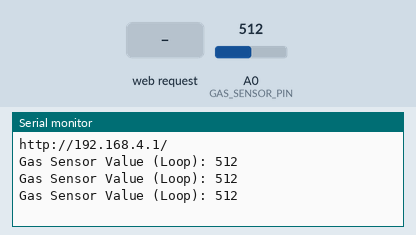
This sketch was run on a simulated ESP8266 (NodeMCU). On the bench: the last lines printed to the serial monitor. Inputs (shaded band) come from the test bench; at power-on: A0 (GAS_SENSOR_PIN) = 512.

Above: at 1.2 s.
1.3 s: HTTP request GET /gas_value received
At 1.46 s:
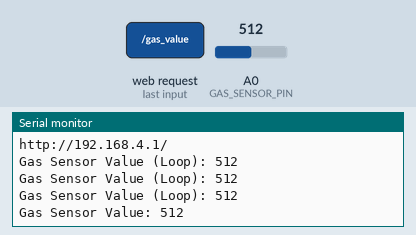
2.8 s: HTTP request GET /rotate?degree=1&ccw=1 received
At 2.96 s:
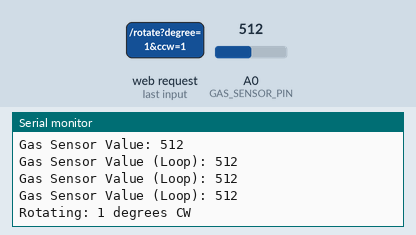
4.3 s: A0 (GAS_SENSOR_PIN) set to 716
At 4.9 s:
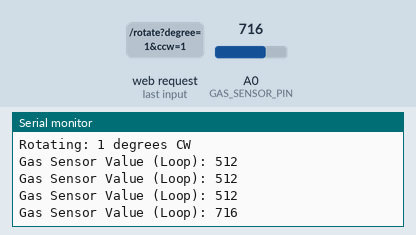
5.8 s: A0 (GAS_SENSOR_PIN) set to 900
At 6.4 s:
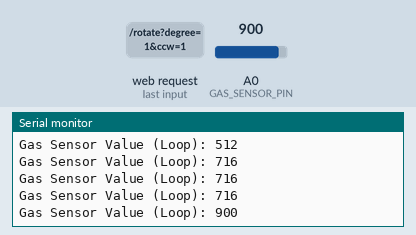
Timing chart, 0 to 8.3 s (numbered marks = the images above; inputs shaded):
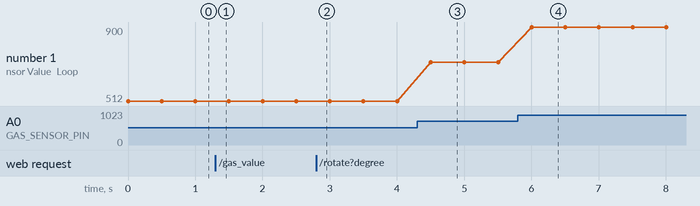

The sketch:

cambienGas.ino
```cpp
#include <ESP8266WiFi.h>
#include <ESPAsyncTCP.h>
#include <ESPAsyncWebServer.h>
#include <Stepper.h>

// Network credentials
const char *SSID = "ESP8266-AP";
const char *PSWD = "";

// Step Motor
#define STEPS 2048
#define IN1 D1
#define IN2 D2
#define IN3 D3
#define IN4 D4
Stepper stepper(STEPS, IN1, IN3, IN2, IN4);
const int step_speed = 15;
int step_num = STEPS / 12;
int step_dir = 1;

// Gas Sensor
const int GAS_SENSOR_PIN = A0; // Pin cảm biến gas
int gas_sensor_value;

// Create AsyncWebServer object on port 80
AsyncWebServer server(80);

void setup() {
  Serial.begin(115200);

  // Step motor
  stepper.setSpeed(step_speed);

  // Gas sensor
  pinMode(GAS_SENSOR_PIN, INPUT);

  // WiFi softAP
  WiFi.softAP(SSID, PSWD);
  IPAddress myIP = WiFi.softAPIP();
  Serial.print("http://");
  Serial.print(myIP);
  Serial.println("/");

  // Web server routes
  server.on("/", HTTP_GET, [](AsyncWebServerRequest *request) {
    request->send(200, "text/html", R"rawliteral(
<!DOCTYPE html>
<html lang="en">
<head>
  <meta charset="UTF-8">
  <meta name="viewport" content="width=device-width, initial-scale=1.0">
  <title>ESP8266 Web Server</title>
  <style>
    html {
      font-family: Arial;
      display: inline-block;
      margin: 0px auto;
      text-align: center;
    }
    h1 {
      color: #0F3376;
      padding: 2vh;
    }
    p {
      font-size: 1.5rem;
    }
    .button {
      display: inline-block;
      background-color: #008CBA;
      border: none;
      border-radius: 4px;
      color: white;
      padding: 16px 40px;
      font-size: 30px;
      margin: 2px;
      cursor: pointer;
    }
    .units {
      font-size: 1.2rem;
    }
  </style>
</head>
<body>
  <h1>ESP8266 Web Server</h1>
  <h1>Gas Sensor</h1>
  <p>Gas Sensor Value: <span id="gas_value"></span></p>
  <h1>Step Motor</h1>
  <form action="">
    <label for="rotate-degree">Degree</label>
    <select name="rotate-degree" id="rotate-degree">
      <option value="45" selected>45</option>
      <option value="90">90</option>
      <option value="135">135</option>
      <option value="180">180</option>
    </select>
    <label for="rotate-input">Custom Degree</label>
    <input type="number" id="rotate-input" min="1" max="360" step="1">
    <input type="checkbox" name="CCW-checkbox" id="CCW-checkbox">
    <label for="CCW-checkbox">CCW</label>
    <input type="button" id="submit-btn" value="Rotate" class="button" onclick="rotateStepper()">
  </form>
  <script>
    setInterval(() => {
      fetch('/gas_value')
        .then(response => response.text())
        .then(value => {
          document.getElementById("gas_value").textContent = value;
        });
    }, 200);

    let options = document.querySelectorAll("select#rotate-degree option");
    let ccw_checkbox = document.getElementById("CCW-checkbox");
    let rotate_input = document.getElementById("rotate-input");

    function rotateStepper() {
      let degree = rotate_input.value || Array.from(options).find(opt => opt.selected).value;
      let ccw = ccw_checkbox.checked ? "true" : "false";
      fetch(`/rotate?degree=${degree}&ccw=${ccw}`);
    }
  </script>
</body>
</html>
    )rawliteral");
  });

  server.on("/gas_value", HTTP_GET, [](AsyncWebServerRequest *request) {
    gas_sensor_value = analogRead(GAS_SENSOR_PIN);
    Serial.print("Gas Sensor Value: ");
    Serial.println(gas_sensor_value);
    request->send(200, "text/plain", String(gas_sensor_value));
  });

  server.on("/rotate", HTTP_GET, [](AsyncWebServerRequest *request) {
    if (request->hasParam("degree") && request->hasParam("ccw")) {
      int degree = request->getParam("degree")->value().toInt();
      step_num = degree / 360.0 * STEPS;
      String ccw = request->getParam("ccw")->value();
      step_dir = (ccw == "true") ? -1 : 1;
      Serial.print("Rotating: ");
      Serial.print(degree);
      Serial.print(" degrees ");
      Serial.println(step_dir == -1 ? "CCW" : "CW");
      request->send(200, "text/plain", "Rotation successful");
    } else {
      request->send(400, "text/plain", "Missing degree or ccw parameter");
    }
  });

  server.begin();
}

void loop() {
  // Xuất giá trị cảm biến gas ra Serial Monitor
  gas_sensor_value = analogRead(GAS_SENSOR_PIN);
  Serial.print("Gas Sensor Value (Loop): ");
  Serial.println(gas_sensor_value);

  delay(500); // Thời gian trễ 500ms để giảm tốc độ xuất
}
```

Measured:
- after the input at 1.3 s, the serial monitor: prints a new line at once (image 1)
- after the input at 2.8 s, the serial monitor: prints a new line at once (image 2)
- after the input at 4.3 s, the serial monitor: prints a new line after 0.20 s (image 3)
- after the input at 5.8 s, the serial monitor: prints a new line after 0.20 s (image 4)
- plotted number 1: 512 → 716 after the input at 4.3 s, 716 → 900 after the input at 5.8 s
